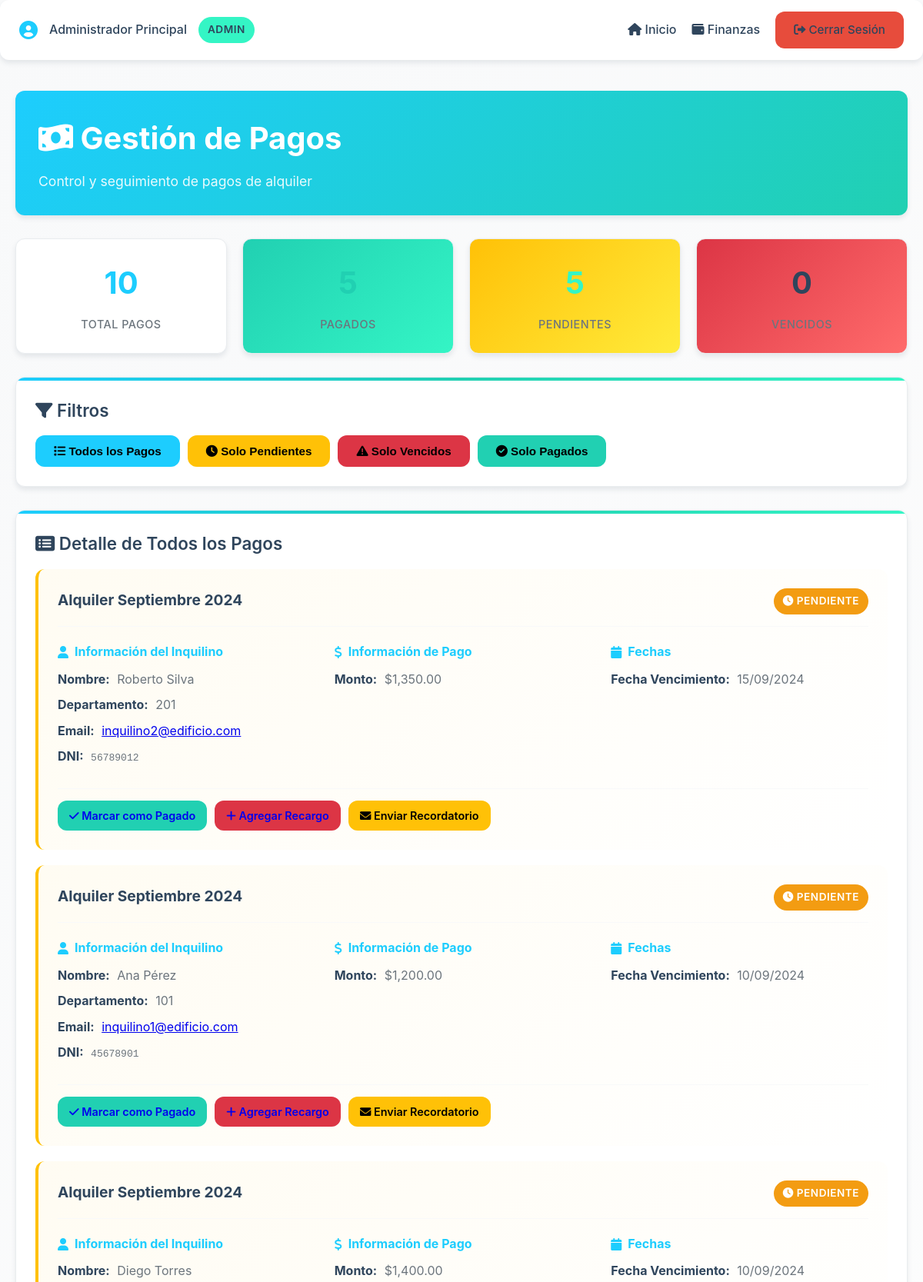
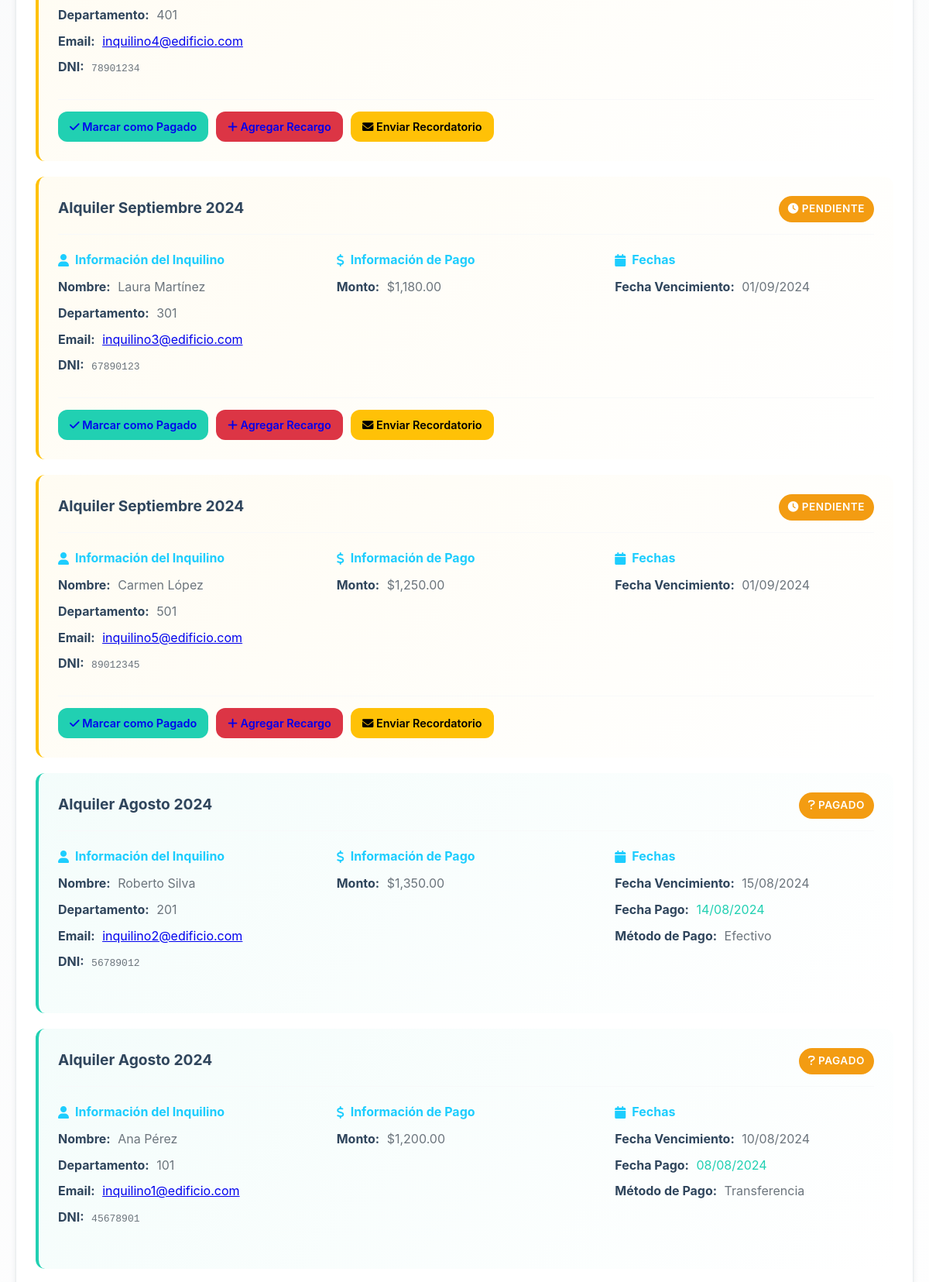
The app's page /views/admin/pagos.php (signed in, upper part) with its own data (2 pictures, top to bottom).
### tables this page shows
CREATE TABLE `pagos` (
  `id` bigint(20) UNSIGNED NOT NULL,
  `alquiler_id` bigint(20) UNSIGNED NOT NULL,
  `monto` decimal(10,2) NOT NULL,
  `fecha_vencimiento` date NOT NULL,
  `fecha_pago` date DEFAULT NULL,
  `metodo_pago` varchar(50) DEFAULT NULL,
  `estado` enum('pendiente','pagado','vencido') NOT NULL DEFAULT 'pendiente',
  `descripcion` text DEFAULT NULL,
  `recargo` decimal(8,2) DEFAULT 0.00,
  `created_at` timestamp NULL DEFAULT NULL,
  `updated_at` timestamp NULL DEFAULT NULL
);

CREATE TABLE `users` (
  `id` bigint(20) UNSIGNED NOT NULL,
  `name` varchar(255) NOT NULL,
  `email` varchar(255) NOT NULL,
  `email_verified_at` timestamp NULL DEFAULT NULL,
  `password` varchar(255) NOT NULL,
  `role` enum('admin','empleado','inquilino') NOT NULL DEFAULT 'inquilino',
  `remember_token` varchar(100) DEFAULT NULL,
  `created_at` timestamp NULL DEFAULT NULL,
  `updated_at` timestamp NULL DEFAULT NULL
);

CREATE TABLE `alquileres` (
  `id` bigint(20) UNSIGNED NOT NULL,
  `inquilino_id` bigint(20) UNSIGNED NOT NULL,
  `numero_departamento` varchar(10) NOT NULL,
  `precio_mensual` decimal(10,2) NOT NULL,
  `fecha_inicio` date NOT NULL,
  `fecha_fin` date DEFAULT NULL,
  `deposito` decimal(10,2) DEFAULT NULL,
  `estado` enum('activo','finalizado','suspendido') NOT NULL DEFAULT 'activo',
  `observaciones` text DEFAULT NULL,
  `created_at` timestamp NULL DEFAULT NULL,
  `updated_at` timestamp NULL DEFAULT NULL
);

CREATE TABLE `inquilinos` (
  `id` bigint(20) UNSIGNED NOT NULL,
  `user_id` bigint(20) UNSIGNED NOT NULL,
  `dni` varchar(20) NOT NULL,
  `telefono` varchar(20) DEFAULT NULL,
  `direccion` text DEFAULT NULL,
  `fecha_ingreso` date DEFAULT NULL,
  `estado` enum('activo','inactivo') NOT NULL DEFAULT 'activo',
  `created_at` timestamp NULL DEFAULT NULL,
  `updated_at` timestamp NULL DEFAULT NULL
);

### views/admin/pagos.php (the view, shortened to what this page needs)
<?php
require_once '../../includes/functions.php';
require_once '../../includes/header.php';
$database = new Database();
$db = $database->getConnection();
try {
    $query = "SELECT p.*, a.numero_departamento, i.dni, u.name as inquilino_nombre, u.email
              FROM pagos p
              JOIN alquileres a ON p.alquiler_id = a.id
              JOIN inquilinos i ON a.inquilino_id = i.id
              JOIN users u ON i.user_id = u.id
              ORDER BY p.fecha_vencimiento DESC";
    $stmt = $db->prepare($query);
    $stmt->execute();
    $pagos = $stmt->fetchAll(PDO::FETCH_ASSOC);
    $total_pagos = count($pagos);
    $pagos_pendientes = count(array_filter($pagos, function($p) { return $p['estado'] == 'pendiente'; }));
    $pagos_vencidos = count(array_filter($pagos, function($p) { return $p['estado'] == 'vencido'; }));
    $pagos_pagados = count(array_filter($pagos, function($p) { return $p['estado'] == 'pagado'; }));
} catch (PDOException $e) {
    $error = "Error al obtener información de pagos: " . $e->getMessage();
}
?>
<div class="page-header">
    <h1><i class="fas fa-money-bill-wave"></i> Gestión de Pagos</h1>
    <p>Control y seguimiento de pagos de alquiler</p>
</div>
<div class="stats-grid" style="margin-bottom: 30px;">
    <div class="stat-card">
        <div class="stat-number"><?php echo $total_pagos; ?></div>
        <div class="stat-label">Total Pagos</div>
    </div>
    <div class="stat-card" style="background: linear-gradient(135deg, var(--secondary-green), var(--accent-mint));">
        <div class="stat-number"><?php echo $pagos_pagados; ?></div>
        <div class="stat-label">Pagados</div>
    </div>
    <div class="stat-card" style="background: linear-gradient(135deg, #ffc107, #ffeb3b);">
        <div class="stat-number"><?php echo $pagos_pendientes; ?></div>
        <div class="stat-label">Pendientes</div>
    </div>
    <div class="stat-card" style="background: linear-gradient(135deg, #dc3545, #ff6b6b);">
        <div class="stat-number"><?php echo $pagos_vencidos; ?></div>
        <div class="stat-label">Vencidos</div>
    </div>
</div>
<div class="bento-card" style="margin-bottom: 30px;">
    <h3><i class="fas fa-filter"></i> Filtros</h3>
    <div class="d-flex gap-10" style="flex-wrap: wrap;">
        <button onclick="filtrarPagos('todos')" class="btn" style="background: var(--primary-blue);">
            <i class="fas fa-list"></i> Todos los Pagos
        </button>
        <button onclick="filtrarPagos('pendiente')" class="btn" style="background: #ffc107; color: black;">
            <i class="fas fa-clock"></i> Solo Pendientes
        </button>
        <button onclick="filtrarPagos('vencido')" class="btn" style="background: #dc3545;">
            <i class="fas fa-exclamation-triangle"></i> Solo Vencidos
        </button>
        <button onclick="filtrarPagos('pagado')" class="btn" style="background: var(--secondary-green);">
            <i class="fas fa-check-circle"></i> Solo Pagados
        </button>
    </div>
</div>
<div class="bento-card">
    <h3 id="titulo-pagos"><i class="fas fa-list-alt"></i> Detalle de Todos los Pagos</h3>
    <?php if (!empty($pagos)): ?>
        <div id="lista-pagos">
            <?php foreach ($pagos as $pago): ?>
                <div class="pago-item payment-card" data-estado="<?php echo $pago['estado']; ?>">
                    <div class="payment-header">
                        <h4><?php echo htmlspecialchars($pago['descripcion']); ?></h4>
                        <?php echo getStatusBadge($pago['estado']); ?>
                    </div>
                    <div class="payment-details">
                        <div class="detail-group">
                            <h5><i class="fas fa-user"></i> Información del Inquilino</h5>
                            <p><strong>Nombre:</strong> <?php echo htmlspecialchars($pago['inquilino_nombre']); ?></p>
                            <p><strong>Departamento:</strong> <?php echo htmlspecialchars($pago['numero_departamento']); ?></p>
                            <p><strong>Email:</strong> <a href="mailto:<?php echo htmlspecialchars($pago['email']); ?>"><?php echo htmlspecialchars($pago['email']); ?></a></p>
                            <p><strong>DNI:</strong> <code><?php echo htmlspecialchars($pago['dni']); ?></code></p>
                        </div>
                        <div class="detail-group">
                            <h5><i class="fas fa-dollar-sign"></i> Información de Pago</h5>
                            <p><strong>Monto:</strong> <?php echo formatCurrency($pago['monto']); ?></p>
                        </div>
                        <div class="detail-group">
                            <h5><i class="fas fa-calendar"></i> Fechas</h5>
                            <p><strong>Fecha Vencimiento:</strong> <?php echo formatDate($pago['fecha_vencimiento']); ?></p>
                            <?php if ($pago['fecha_pago']): ?>
                                <p style="color: var(--secondary-green);"><strong>Fecha Pago:</strong> <?php echo formatDate($pago['fecha_pago']); ?></p>
                                <p><strong>Método de Pago:</strong> <?php echo htmlspecialchars($pago['metodo_pago']); ?></p>
                            <?php endif; ?>
                        </div>
                    </div>
                    <?php if ($pago['estado'] != 'pagado'): ?>
                        <div class="payment-actions">
                            <a href="marcar_pagado.php?id=<?php echo $pago['id']; ?>"
                               onclick="return confirm('¿Confirmar que este pago ha sido recibido?')"
                               class="btn" style="background: var(--secondary-green);">
                               <i class="fas fa-check"></i> Marcar como Pagado
                            </a>
                            <a href="agregar_recargo.php?id=<?php echo $pago['id']; ?>"
                               class="btn" style="background: #dc3545;">
                               <i class="fas fa-plus"></i> Agregar Recargo
                            </a>
                            <a href="enviar_recordatorio.php?id=<?php echo $pago['id']; ?>"
                               class="btn" style="background: #ffc107; color: black;">
                               <i class="fas fa-envelope"></i> Enviar Recordatorio
                            </a>
                        </div>
                    <?php endif; ?>
                </div>
            <?php endforeach; ?>
        </div>
    <?php endif; ?>
</div>
<?php require_once '../../includes/footer.php'; ?>

### includes/functions.php (shortened to what this page needs)
<?php
function formatDate($date, $format = 'd/m/Y') {
    $timestamp = strtotime($date);
    return date($format, $timestamp);
}
function formatCurrency($amount) {
    return '$' . number_format($amount, 2);
}
function getStatusBadge($status) {
    $badges = [
        'activo' => ['class' => 'status-active', 'icon' => 'check-circle', 'text' => 'Activo'],
        'inactivo' => ['class' => 'status-expired', 'icon' => 'times-circle', 'text' => 'Inactivo'],
        'pendiente' => ['class' => 'status-pending', 'icon' => 'clock', 'text' => 'Pendiente'],
        'vencido' => ['class' => 'status-expired', 'icon' => 'exclamation-triangle', 'text' => 'Vencido']
    ];
    $badge = $badges[$status] ?? ['class' => 'status-pending', 'icon' => 'question', 'text' => ucfirst($status)];
    return "<span class='status-badge {$badge['class']}'>
                <i class='fas fa-{$badge['icon']}'></i> {$badge['text']}
            </span>";
}
?>

### assets/css/style.css (style rules this page uses)
:root { --primary-blue: #1DCDFE; --secondary-green: #21D0B2; --accent-mint: #34F5C5; --dark-blue: #2F455C; --white: #ffffff; --light-gray: #f8f9fa; --gray: #e9ecef; --dark-gray: #6c757d; --border-radius: 12px; --shadow: 0 4px 6px rgba(47, 69, 92, 0.1); --shadow-hover: 0 8px 25px rgba(47, 69, 92, 0.15); --transition: all 0.3s ease; }
* { margin: 0; padding: 0; box-sizing: border-box; }
body { font-family: -apple-system, BlinkMacSystemFont, 'Segoe UI', Roboto, 'Helvetica Neue', Arial, sans-serif; line-height: 1.6; color: var(--dark-blue); background: linear-gradient(135deg, var(--light-gray) 0%, #ffffff 100%); min-height: 100vh; }
.page-header { background: linear-gradient(135deg, var(--primary-blue) 0%, var(--secondary-green) 100%); color: white; padding: 30px; border-radius: var(--border-radius); margin-bottom: 30px; box-shadow: var(--shadow); }
.page-header h1 { font-size: 2.5rem; font-weight: 700; margin-bottom: 10px; }
.page-header p { font-size: 1.1rem; opacity: 0.9; }
.bento-card { background: white; border-radius: var(--border-radius); padding: 25px; box-shadow: var(--shadow); transition: var(--transition); border: 1px solid var(--gray); position: relative; overflow: hidden; }
.bento-card::before { content: ''; position: absolute; top: 0; left: 0; right: 0; height: 4px; background: linear-gradient(90deg, var(--primary-blue), var(--secondary-green), var(--accent-mint)); }
.bento-card h3 { color: var(--dark-blue); font-size: 1.4rem; margin-bottom: 15px; font-weight: 600; }
.bento-card p { color: var(--dark-gray); margin-bottom: 20px; }
.stats-grid { display: grid; grid-template-columns: repeat(auto-fit, minmax(200px, 1fr)); gap: 20px; margin-bottom: 30px; }
.stat-card { background: white; border-radius: var(--border-radius); padding: 25px; text-align: center; box-shadow: var(--shadow); transition: var(--transition); border: 1px solid var(--gray); }
.stat-number { font-size: 2.5rem; font-weight: 700; margin-bottom: 10px; }
.stat-card:nth-child(1) .stat-number { color: var(--primary-blue); }
.stat-card:nth-child(2) .stat-number { color: var(--secondary-green); }
.stat-card:nth-child(3) .stat-number { color: var(--accent-mint); }
.stat-card:nth-child(4) .stat-number { color: var(--dark-blue); }
.stat-label { color: var(--dark-gray); font-weight: 500; text-transform: uppercase; letter-spacing: 0.5px; font-size: 0.9rem; }
.btn { display: inline-block; padding: 12px 24px; border-radius: var(--border-radius); text-decoration: none; font-weight: 600; transition: var(--transition); border: none; cursor: pointer; font-size: 0.95rem; text-align: center; }
.status-badge { padding: 6px 12px; border-radius: 20px; font-size: 0.85rem; font-weight: 600; text-transform: uppercase; letter-spacing: 0.5px; }
.status-pending { background-color: #f39c12; color: white; }
.d-flex { display: flex; }
.gap-10 { gap: 10px; }
.payment-card { background: white; border-radius: var(--border-radius); padding: 25px; margin-bottom: 20px; box-shadow: var(--box-shadow); border-left: 4px solid var(--primary-blue); transition: transform 0.2s ease; }
.payment-card[data-estado="pagado"] { border-left-color: var(--secondary-green); background: linear-gradient(135deg, rgba(33, 208, 178, 0.05), rgba(255,255,255,1)); }
.payment-card[data-estado="pendiente"] { border-left-color: #ffc107; background: linear-gradient(135deg, rgba(255, 193, 7, 0.05), rgba(255,255,255,1)); }
.payment-header { display: flex; justify-content: space-between; align-items: flex-start; margin-bottom: 20px; padding-bottom: 15px; border-bottom: 1px solid var(--light-gray); }
.payment-header h4 { margin: 0; color: var(--dark-blue); font-size: 1.2rem; }
.payment-details { display: grid; grid-template-columns: repeat(auto-fit, minmax(250px, 1fr)); gap: 25px; margin-bottom: 20px; }
.detail-group h5 { color: var(--primary-blue); margin-bottom: 10px; font-size: 1rem; display: flex; align-items: center; gap: 8px; }
.detail-group p { margin: 8px 0; color: var(--dark-gray); }
.detail-group p strong { color: var(--dark-blue); margin-right: 5px; }
.payment-actions { display: flex; gap: 10px; flex-wrap: wrap; padding-top: 15px; border-top: 1px solid var(--light-gray); }
.payment-actions .btn { font-size: 0.9rem; padding: 8px 15px; }

### records on screen
pagos: descripcion "Alquiler Septiembre 2024", estado "PENDIENTE", users.name "Roberto Silva", alquiler.numero_departamento "201", users.email "inquilino2@edificio.com", inquilinos.dni "56789012", monto "$1,350.00", fecha_vencimiento "15/09/2024"
pagos: descripcion "Alquiler Septiembre 2024", estado "PENDIENTE", users.name "Ana Pérez", alquiler.numero_departamento "101", users.email "inquilino1@edificio.com", inquilinos.dni "45678901", monto "$1,200.00", fecha_vencimiento "10/09/2024"
pagos: descripcion "Alquiler Septiembre 2024", estado "PENDIENTE", users.name "Diego Torres", alquiler.numero_departamento "401", users.email "inquilino4@edificio.com", inquilinos.dni "78901234", monto "$1,400.00", fecha_vencimiento "10/09/2024"
pagos: descripcion "Alquiler Septiembre 2024", estado "PENDIENTE", users.name "Laura Martínez", alquiler.numero_departamento "301", users.email "inquilino3@edificio.com", inquilinos.dni "67890123", monto "$1,180.00", fecha_vencimiento "01/09/2024"
pagos: descripcion "Alquiler Septiembre 2024", estado "PENDIENTE", users.name "Carmen López", alquiler.numero_departamento "501", users.email "inquilino5@edificio.com", inquilinos.dni "89012345", monto "$1,250.00", fecha_vencimiento "01/09/2024"
pagos: descripcion "Alquiler Agosto 2024", estado "PAGADO", users.name "Roberto Silva", alquiler.numero_departamento "201", users.email "inquilino2@edificio.com", inquilinos.dni "56789012", monto "$1,350.00", fecha_vencimiento "15/08/2024", fecha_pago "14/08/2024", metodo_pago "Efectivo"
pagos: descripcion "Alquiler Agosto 2024", estado "PAGADO", users.name "Ana Pérez", alquiler.numero_departamento "101", users.email "inquilino1@edificio.com", inquilinos.dni "45678901", monto "$1,200.00", fecha_vencimiento "10/08/2024", fecha_pago "08/08/2024", metodo_pago "Transferencia"

### other values on screen
$_SESSION['user_name'] "Administrador Principal"
$_SESSION['role'] "ADMIN"
$total_pagos "10"
$pagos_pendientes "5"
$pagos_vencidos "0"
